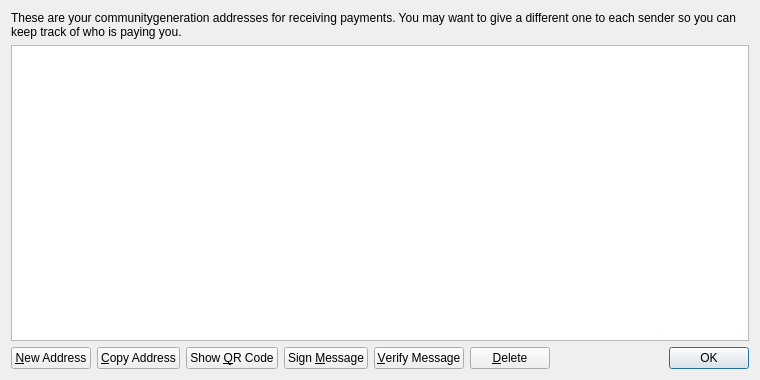
<?xml version="1.0" encoding="UTF-8"?>
<ui version="4.0">
 <class>AddressBookPage</class>
 <widget class="QWidget" name="AddressBookPage">
  <property name="geometry">
   <rect>
    <x>0</x>
    <y>0</y>
    <width>760</width>
    <height>380</height>
   </rect>
  </property>
  <property name="windowTitle">
   <string>Address Book</string>
  </property>
  <layout class="QVBoxLayout" name="verticalLayout">
   <item>
    <widget class="QLabel" name="labelExplanation">
     <property name="text">
      <string>These are your communitygeneration addresses for receiving payments. You may want to give a different one to each sender so you can keep track of who is paying you.</string>
     </property>
     <property name="textFormat">
      <enum>Qt::PlainText</enum>
     </property>
     <property name="wordWrap">
      <bool>true</bool>
     </property>
    </widget>
   </item>
   <item>
    <widget class="QTableView" name="tableView">
     <property name="contextMenuPolicy">
      <enum>Qt::CustomContextMenu</enum>
     </property>
     <property name="toolTip">
      <string>Double-click to edit address or label</string>
     </property>
     <property name="tabKeyNavigation">
      <bool>false</bool>
     </property>
     <property name="alternatingRowColors">
      <bool>true</bool>
     </property>
     <property name="selectionMode">
      <enum>QAbstractItemView::SingleSelection</enum>
     </property>
     <property name="selectionBehavior">
      <enum>QAbstractItemView::SelectRows</enum>
     </property>
     <property name="sortingEnabled">
      <bool>true</bool>
     </property>
     <attribute name="verticalHeaderVisible">
      <bool>false</bool>
     </attribute>
    </widget>
   </item>
   <item>
    <layout class="QHBoxLayout" name="horizontalLayout">
     <item>
      <widget class="QPushButton" name="newAddressButton">
       <property name="toolTip">
        <string>Create a new address</string>
       </property>
       <property name="text">
        <string>&amp;New Address</string>
       </property>
       <property name="icon">
        <iconset resource="../bitcoin.qrc">
         <normaloff>:/icons/add</normaloff>:/icons/add</iconset>
       </property>
      </widget>
     </item>
     <item>
      <widget class="QPushButton" name="copyToClipboard">
       <property name="toolTip">
        <string>Copy the currently selected address to the system clipboard</string>
       </property>
       <property name="text">
        <string>&amp;Copy Address</string>
       </property>
       <property name="icon">
        <iconset resource="../bitcoin.qrc">
         <normaloff>:/icons/editcopy</normaloff>:/icons/editcopy</iconset>
       </property>
      </widget>
     </item>
     <item>
      <widget class="QPushButton" name="showQRCode">
       <property name="text">
        <string>Show &amp;QR Code</string>
       </property>
       <property name="icon">
        <iconset resource="../bitcoin.qrc">
         <normaloff>:/icons/qrcode</normaloff>:/icons/qrcode</iconset>
       </property>
      </widget>
     </item>
     <item>
      <widget class="QPushButton" name="signMessage">
       <property name="toolTip">
        <string>Sign a message to prove you own a communitygeneration address</string>
       </property>
       <property name="text">
        <string>Sign &amp;Message</string>
       </property>
       <property name="icon">
        <iconset resource="../bitcoin.qrc">
         <normaloff>:/icons/edit</normaloff>:/icons/edit</iconset>
       </property>
      </widget>
     </item>
     <item>
      <widget class="QPushButton" name="verifyMessage">
       <property name="toolTip">
        <string>Verify a message to ensure it was signed with a specified communitygeneration address</string>
       </property>
       <property name="text">
        <string>&amp;Verify Message</string>
       </property>
       <property name="icon">
        <iconset resource="../bitcoin.qrc">
         <normaloff>:/icons/transaction_0</normaloff>:/icons/transaction_0</iconset>
       </property>
      </widget>
     </item>
     <item>
      <widget class="QPushButton" name="deleteButton">
       <property name="toolTip">
        <string>Delete the currently selected address from the list</string>
       </property>
       <property name="text">
        <string>&amp;Delete</string>
       </property>
       <property name="icon">
        <iconset resource="../bitcoin.qrc">
         <normaloff>:/icons/remove</normaloff>:/icons/remove</iconset>
       </property>
      </widget>
     </item>
     <item>
      <spacer name="horizontalSpacer">
       <property name="orientation">
        <enum>Qt::Horizontal</enum>
       </property>
       <property name="sizeHint" stdset="0">
        <size>
         <width>40</width>
         <height>20</height>
        </size>
       </property>
      </spacer>
     </item>
     <item>
      <widget class="QDialogButtonBox" name="buttonBox">
       <property name="sizePolicy">
        <sizepolicy hsizetype="Maximum" vsizetype="Fixed">
         <horstretch>0</horstretch>
         <verstretch>0</verstretch>
        </sizepolicy>
       </property>
       <property name="standardButtons">
        <set>QDialogButtonBox::Ok</set>
       </property>
      </widget>
     </item>
    </layout>
   </item>
  </layout>
 </widget>
 <resources>
  <include location="../bitcoin.qrc"/>
 </resources>
 <connections/>
</ui>
